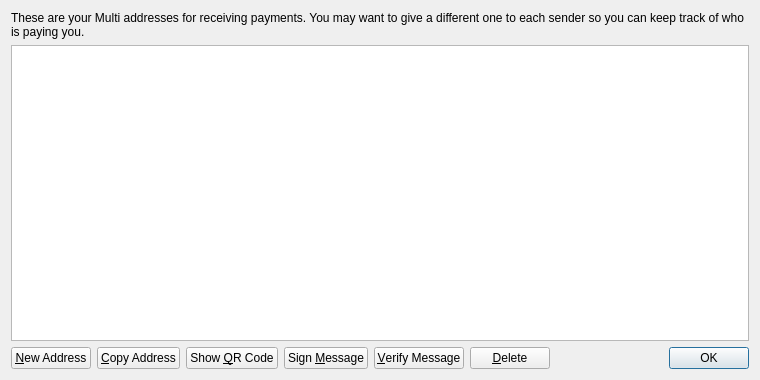
<?xml version="1.0" encoding="UTF-8"?>
<ui version="4.0">
 <class>AddressBookPage</class>
 <widget class="QWidget" name="AddressBookPage">
  <property name="geometry">
   <rect>
    <x>0</x>
    <y>0</y>
    <width>760</width>
    <height>380</height>
   </rect>
  </property>
  <property name="windowTitle">
   <string>Address Book</string>
  </property>
  <layout class="QVBoxLayout" name="verticalLayout">
   <item>
    <widget class="QLabel" name="labelExplanation">
     <property name="text">
      <string>These are your Multi addresses for receiving payments. You may want to give a different one to each sender so you can keep track of who is paying you.</string>
     </property>
     <property name="textFormat">
      <enum>Qt::PlainText</enum>
     </property>
     <property name="wordWrap">
      <bool>true</bool>
     </property>
    </widget>
   </item>
   <item>
    <widget class="QTableView" name="tableView">
     <property name="contextMenuPolicy">
      <enum>Qt::CustomContextMenu</enum>
     </property>
     <property name="toolTip">
      <string>Double-click to edit address or label</string>
     </property>
     <property name="tabKeyNavigation">
      <bool>false</bool>
     </property>
     <property name="alternatingRowColors">
      <bool>true</bool>
     </property>
     <property name="selectionMode">
      <enum>QAbstractItemView::SingleSelection</enum>
     </property>
     <property name="selectionBehavior">
      <enum>QAbstractItemView::SelectRows</enum>
     </property>
     <property name="sortingEnabled">
      <bool>true</bool>
     </property>
     <attribute name="verticalHeaderVisible">
      <bool>false</bool>
     </attribute>
    </widget>
   </item>
   <item>
    <layout class="QHBoxLayout" name="horizontalLayout">
     <item>
      <widget class="QPushButton" name="newAddressButton">
       <property name="toolTip">
        <string>Create a new address</string>
       </property>
       <property name="text">
        <string>&amp;New Address</string>
       </property>
       <property name="icon">
        <iconset resource="../bitcoin.qrc">
         <normaloff>:/icons/add</normaloff>:/icons/add</iconset>
       </property>
      </widget>
     </item>
     <item>
      <widget class="QPushButton" name="copyToClipboard">
       <property name="toolTip">
        <string>Copy the currently selected address to the system clipboard</string>
       </property>
       <property name="text">
        <string>&amp;Copy Address</string>
       </property>
       <property name="icon">
        <iconset resource="../bitcoin.qrc">
         <normaloff>:/icons/editcopy</normaloff>:/icons/editcopy</iconset>
       </property>
      </widget>
     </item>
     <item>
      <widget class="QPushButton" name="showQRCode">
       <property name="text">
        <string>Show &amp;QR Code</string>
       </property>
       <property name="icon">
        <iconset resource="../bitcoin.qrc">
         <normaloff>:/icons/qrcode</normaloff>:/icons/qrcode</iconset>
       </property>
      </widget>
     </item>
     <item>
      <widget class="QPushButton" name="signMessage">
       <property name="toolTip">
        <string>Sign a message to prove you own a Multi address</string>
       </property>
       <property name="text">
        <string>Sign &amp;Message</string>
       </property>
       <property name="icon">
        <iconset resource="../bitcoin.qrc">
         <normaloff>:/icons/edit</normaloff>:/icons/edit</iconset>
       </property>
      </widget>
     </item>
     <item>
      <widget class="QPushButton" name="verifyMessage">
       <property name="toolTip">
        <string>Verify a message to ensure it was signed with a specified Multi address</string>
       </property>
       <property name="text">
        <string>&amp;Verify Message</string>
       </property>
       <property name="icon">
        <iconset resource="../bitcoin.qrc">
         <normaloff>:/icons/transaction_0</normaloff>:/icons/transaction_0</iconset>
       </property>
      </widget>
     </item>
     <item>
      <widget class="QPushButton" name="deleteButton">
       <property name="toolTip">
        <string>Delete the currently selected address from the list</string>
       </property>
       <property name="text">
        <string>&amp;Delete</string>
       </property>
       <property name="icon">
        <iconset resource="../bitcoin.qrc">
         <normaloff>:/icons/remove</normaloff>:/icons/remove</iconset>
       </property>
      </widget>
     </item>
     <item>
      <spacer name="horizontalSpacer">
       <property name="orientation">
        <enum>Qt::Horizontal</enum>
       </property>
       <property name="sizeHint" stdset="0">
        <size>
         <width>40</width>
         <height>20</height>
        </size>
       </property>
      </spacer>
     </item>
     <item>
      <widget class="QDialogButtonBox" name="buttonBox">
       <property name="sizePolicy">
        <sizepolicy hsizetype="Maximum" vsizetype="Fixed">
         <horstretch>0</horstretch>
         <verstretch>0</verstretch>
        </sizepolicy>
       </property>
       <property name="standardButtons">
        <set>QDialogButtonBox::Ok</set>
       </property>
      </widget>
     </item>
    </layout>
   </item>
  </layout>
 </widget>
 <resources>
  <include location="../bitcoin.qrc"/>
 </resources>
 <connections/>
</ui>
